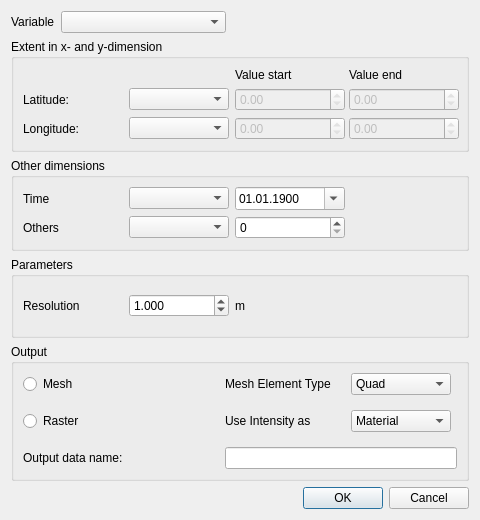
<?xml version="1.0" encoding="UTF-8"?>
<ui version="4.0">
 <class>NetCdfConfigure</class>
 <widget class="QDialog" name="NetCdfConfigure">
  <property name="geometry">
   <rect>
    <x>0</x>
    <y>0</y>
    <width>480</width>
    <height>520</height>
   </rect>
  </property>
  <property name="minimumSize">
   <size>
    <width>480</width>
    <height>520</height>
   </size>
  </property>
  <property name="maximumSize">
   <size>
    <width>480</width>
    <height>520</height>
   </size>
  </property>
  <property name="cursor">
   <cursorShape>SizeAllCursor</cursorShape>
  </property>
  <property name="windowTitle">
   <string>Dialog</string>
  </property>
  <layout class="QGridLayout" name="gridLayout_3">
   <item row="7" column="0" colspan="3">
    <widget class="QDialogButtonBox" name="buttonBox">
     <property name="layoutDirection">
      <enum>Qt::LeftToRight</enum>
     </property>
     <property name="orientation">
      <enum>Qt::Horizontal</enum>
     </property>
     <property name="standardButtons">
      <set>QDialogButtonBox::Cancel|QDialogButtonBox::Ok</set>
     </property>
    </widget>
   </item>
   <item row="0" column="0">
    <widget class="QLabel" name="label">
     <property name="text">
      <string>Variable</string>
     </property>
    </widget>
   </item>
   <item row="0" column="1">
    <widget class="QComboBox" name="comboBoxVariable">
     <property name="minimumSize">
      <size>
       <width>165</width>
       <height>0</height>
      </size>
     </property>
    </widget>
   </item>
   <item row="0" column="2">
    <spacer name="horizontalSpacer_4">
     <property name="orientation">
      <enum>Qt::Horizontal</enum>
     </property>
     <property name="sizeHint" stdset="0">
      <size>
       <width>40</width>
       <height>20</height>
      </size>
     </property>
    </spacer>
   </item>
   <item row="2" column="0" colspan="3">
    <widget class="QGroupBox" name="groupBox">
     <property name="minimumSize">
      <size>
       <width>450</width>
       <height>0</height>
      </size>
     </property>
     <property name="title">
      <string>Other dimensions</string>
     </property>
     <layout class="QGridLayout" name="gridLayout_4">
      <item row="0" column="0">
       <widget class="QLabel" name="label_9">
        <property name="minimumSize">
         <size>
          <width>100</width>
          <height>0</height>
         </size>
        </property>
        <property name="maximumSize">
         <size>
          <width>100</width>
          <height>16777215</height>
         </size>
        </property>
        <property name="text">
         <string>Time</string>
        </property>
       </widget>
      </item>
      <item row="3" column="0">
       <widget class="QLabel" name="label_10">
        <property name="minimumSize">
         <size>
          <width>100</width>
          <height>0</height>
         </size>
        </property>
        <property name="maximumSize">
         <size>
          <width>100</width>
          <height>16777215</height>
         </size>
        </property>
        <property name="text">
         <string>Others</string>
        </property>
       </widget>
      </item>
      <item row="0" column="1">
       <widget class="QComboBox" name="comboBoxDim3">
        <property name="minimumSize">
         <size>
          <width>100</width>
          <height>0</height>
         </size>
        </property>
        <property name="maximumSize">
         <size>
          <width>80</width>
          <height>16777215</height>
         </size>
        </property>
       </widget>
      </item>
      <item row="3" column="1">
       <widget class="QComboBox" name="comboBoxDim4">
        <property name="enabled">
         <bool>true</bool>
        </property>
        <property name="minimumSize">
         <size>
          <width>80</width>
          <height>0</height>
         </size>
        </property>
       </widget>
      </item>
      <item row="3" column="2">
       <widget class="QSpinBox" name="spinBoxDim4">
        <property name="minimumSize">
         <size>
          <width>110</width>
          <height>0</height>
         </size>
        </property>
        <property name="maximumSize">
         <size>
          <width>110</width>
          <height>16777215</height>
         </size>
        </property>
       </widget>
      </item>
      <item row="0" column="2">
       <widget class="QDateTimeEdit" name="dateTimeEditDim3">
        <property name="minimumSize">
         <size>
          <width>110</width>
          <height>0</height>
         </size>
        </property>
        <property name="maximumSize">
         <size>
          <width>110</width>
          <height>16777215</height>
         </size>
        </property>
        <property name="autoFillBackground">
         <bool>false</bool>
        </property>
        <property name="dateTime">
         <datetime>
          <hour>0</hour>
          <minute>0</minute>
          <second>0</second>
          <year>1900</year>
          <month>1</month>
          <day>1</day>
         </datetime>
        </property>
        <property name="date">
         <date>
          <year>1900</year>
          <month>1</month>
          <day>1</day>
         </date>
        </property>
        <property name="maximumDateTime">
         <datetime>
          <hour>23</hour>
          <minute>59</minute>
          <second>59</second>
          <year>2200</year>
          <month>12</month>
          <day>31</day>
         </datetime>
        </property>
        <property name="minimumDateTime">
         <datetime>
          <hour>0</hour>
          <minute>0</minute>
          <second>0</second>
          <year>1900</year>
          <month>1</month>
          <day>1</day>
         </datetime>
        </property>
        <property name="displayFormat">
         <string>dd.MM.yyyy</string>
        </property>
        <property name="calendarPopup">
         <bool>true</bool>
        </property>
       </widget>
      </item>
      <item row="3" column="3">
       <spacer name="horizontalSpacer_8">
        <property name="orientation">
         <enum>Qt::Horizontal</enum>
        </property>
        <property name="sizeHint" stdset="0">
         <size>
          <width>40</width>
          <height>20</height>
         </size>
        </property>
       </spacer>
      </item>
      <item row="0" column="3">
       <spacer name="horizontalSpacer_5">
        <property name="orientation">
         <enum>Qt::Horizontal</enum>
        </property>
        <property name="sizeHint" stdset="0">
         <size>
          <width>40</width>
          <height>20</height>
         </size>
        </property>
       </spacer>
      </item>
     </layout>
    </widget>
   </item>
   <item row="1" column="0" colspan="3">
    <widget class="QGroupBox" name="groupBoxDimensions">
     <property name="minimumSize">
      <size>
       <width>450</width>
       <height>100</height>
      </size>
     </property>
     <property name="title">
      <string>Extent in x- and y-dimension</string>
     </property>
     <layout class="QGridLayout" name="gridLayout">
      <item row="1" column="3">
       <widget class="QDoubleSpinBox" name="doubleSpinBoxDim1End">
        <property name="enabled">
         <bool>false</bool>
        </property>
        <property name="minimumSize">
         <size>
          <width>110</width>
          <height>0</height>
         </size>
        </property>
        <property name="maximumSize">
         <size>
          <width>110</width>
          <height>16777215</height>
         </size>
        </property>
        <property name="wrapping">
         <bool>false</bool>
        </property>
        <property name="frame">
         <bool>true</bool>
        </property>
        <property name="readOnly">
         <bool>true</bool>
        </property>
        <property name="accelerated">
         <bool>false</bool>
        </property>
        <property name="maximum">
         <double>10000000.000000000000000</double>
        </property>
       </widget>
      </item>
      <item row="1" column="2">
       <widget class="QDoubleSpinBox" name="doubleSpinBoxDim1Start">
        <property name="enabled">
         <bool>false</bool>
        </property>
        <property name="minimumSize">
         <size>
          <width>110</width>
          <height>0</height>
         </size>
        </property>
        <property name="maximumSize">
         <size>
          <width>100</width>
          <height>16777215</height>
         </size>
        </property>
        <property name="readOnly">
         <bool>true</bool>
        </property>
        <property name="maximum">
         <double>10000000.000000000000000</double>
        </property>
       </widget>
      </item>
      <item row="2" column="2">
       <widget class="QDoubleSpinBox" name="doubleSpinBoxDim2Start">
        <property name="enabled">
         <bool>false</bool>
        </property>
        <property name="minimumSize">
         <size>
          <width>110</width>
          <height>0</height>
         </size>
        </property>
        <property name="readOnly">
         <bool>true</bool>
        </property>
        <property name="maximum">
         <double>10000000.000000000000000</double>
        </property>
       </widget>
      </item>
      <item row="2" column="3">
       <widget class="QDoubleSpinBox" name="doubleSpinBoxDim2End">
        <property name="enabled">
         <bool>false</bool>
        </property>
        <property name="minimumSize">
         <size>
          <width>110</width>
          <height>0</height>
         </size>
        </property>
        <property name="maximumSize">
         <size>
          <width>110</width>
          <height>16777215</height>
         </size>
        </property>
        <property name="font">
         <font>
          <italic>false</italic>
         </font>
        </property>
        <property name="readOnly">
         <bool>true</bool>
        </property>
        <property name="maximum">
         <double>10000000.000000000000000</double>
        </property>
       </widget>
      </item>
      <item row="0" column="2">
       <widget class="QLabel" name="label_6">
        <property name="text">
         <string>Value start</string>
        </property>
       </widget>
      </item>
      <item row="0" column="3">
       <widget class="QLabel" name="label_7">
        <property name="text">
         <string>Value end</string>
        </property>
       </widget>
      </item>
      <item row="1" column="1">
       <widget class="QComboBox" name="comboBoxDim1">
        <property name="minimumSize">
         <size>
          <width>100</width>
          <height>0</height>
         </size>
        </property>
        <property name="maximumSize">
         <size>
          <width>100</width>
          <height>16777215</height>
         </size>
        </property>
       </widget>
      </item>
      <item row="2" column="1">
       <widget class="QComboBox" name="comboBoxDim2">
        <property name="minimumSize">
         <size>
          <width>80</width>
          <height>0</height>
         </size>
        </property>
       </widget>
      </item>
      <item row="1" column="0">
       <widget class="QLabel" name="label_4">
        <property name="minimumSize">
         <size>
          <width>100</width>
          <height>0</height>
         </size>
        </property>
        <property name="maximumSize">
         <size>
          <width>100</width>
          <height>16777215</height>
         </size>
        </property>
        <property name="text">
         <string>Latitude:</string>
        </property>
       </widget>
      </item>
      <item row="2" column="0">
       <widget class="QLabel" name="label_8">
        <property name="minimumSize">
         <size>
          <width>100</width>
          <height>0</height>
         </size>
        </property>
        <property name="maximumSize">
         <size>
          <width>100</width>
          <height>16777215</height>
         </size>
        </property>
        <property name="text">
         <string>Longitude:</string>
        </property>
       </widget>
      </item>
     </layout>
    </widget>
   </item>
   <item row="4" column="0" colspan="3">
    <widget class="QGroupBox" name="groupBoxMesh">
     <property name="minimumSize">
      <size>
       <width>450</width>
       <height>50</height>
      </size>
     </property>
     <property name="title">
      <string>Output</string>
     </property>
     <layout class="QGridLayout" name="gridLayout_2">
      <property name="verticalSpacing">
       <number>15</number>
      </property>
      <item row="1" column="2">
       <widget class="QLabel" name="label_2">
        <property name="minimumSize">
         <size>
          <width>120</width>
          <height>0</height>
         </size>
        </property>
        <property name="maximumSize">
         <size>
          <width>100</width>
          <height>16777215</height>
         </size>
        </property>
        <property name="text">
         <string>Mesh Element Type</string>
        </property>
       </widget>
      </item>
      <item row="1" column="3">
       <widget class="QComboBox" name="comboBoxMeshElemType">
        <property name="minimumSize">
         <size>
          <width>100</width>
          <height>0</height>
         </size>
        </property>
        <item>
         <property name="text">
          <string>Quad</string>
         </property>
        </item>
        <item>
         <property name="text">
          <string>Triangle</string>
         </property>
        </item>
       </widget>
      </item>
      <item row="2" column="2">
       <widget class="QLabel" name="label_3">
        <property name="minimumSize">
         <size>
          <width>120</width>
          <height>0</height>
         </size>
        </property>
        <property name="maximumSize">
         <size>
          <width>100</width>
          <height>16777215</height>
         </size>
        </property>
        <property name="text">
         <string>Use Intensity as</string>
        </property>
       </widget>
      </item>
      <item row="2" column="3">
       <widget class="QComboBox" name="comboBoxUseIntensity">
        <item>
         <property name="text">
          <string>Material</string>
         </property>
        </item>
        <item>
         <property name="text">
          <string>Elevation</string>
         </property>
        </item>
       </widget>
      </item>
      <item row="1" column="0">
       <widget class="QRadioButton" name="radioMesh">
        <property name="text">
         <string>Mesh</string>
        </property>
       </widget>
      </item>
      <item row="2" column="0">
       <widget class="QRadioButton" name="radioImage">
        <property name="text">
         <string>Raster</string>
        </property>
       </widget>
      </item>
      <item row="1" column="1">
       <spacer name="horizontalSpacer">
        <property name="orientation">
         <enum>Qt::Horizontal</enum>
        </property>
        <property name="sizeType">
         <enum>QSizePolicy::Expanding</enum>
        </property>
        <property name="sizeHint" stdset="0">
         <size>
          <width>50</width>
          <height>20</height>
         </size>
        </property>
       </spacer>
      </item>
      <item row="2" column="1">
       <spacer name="horizontalSpacer_2">
        <property name="orientation">
         <enum>Qt::Horizontal</enum>
        </property>
        <property name="sizeType">
         <enum>QSizePolicy::Expanding</enum>
        </property>
        <property name="sizeHint" stdset="0">
         <size>
          <width>50</width>
          <height>20</height>
         </size>
        </property>
       </spacer>
      </item>
      <item row="3" column="0" colspan="2">
       <widget class="QLabel" name="label_12">
        <property name="minimumSize">
         <size>
          <width>100</width>
          <height>0</height>
         </size>
        </property>
        <property name="text">
         <string>Output data name:</string>
        </property>
       </widget>
      </item>
      <item row="3" column="2" colspan="3">
       <widget class="QLineEdit" name="lineEditName">
        <property name="minimumSize">
         <size>
          <width>0</width>
          <height>0</height>
         </size>
        </property>
        <property name="maximumSize">
         <size>
          <width>16777215</width>
          <height>16777215</height>
         </size>
        </property>
       </widget>
      </item>
     </layout>
    </widget>
   </item>
   <item row="3" column="0" colspan="3">
    <widget class="QGroupBox" name="groupBox_2">
     <property name="minimumSize">
      <size>
       <width>450</width>
       <height>0</height>
      </size>
     </property>
     <property name="title">
      <string>Parameters</string>
     </property>
     <layout class="QGridLayout" name="gridLayout_5">
      <item row="0" column="0">
       <widget class="QLabel" name="label_5">
        <property name="minimumSize">
         <size>
          <width>100</width>
          <height>0</height>
         </size>
        </property>
        <property name="maximumSize">
         <size>
          <width>100</width>
          <height>16777215</height>
         </size>
        </property>
        <property name="text">
         <string>Resolution</string>
        </property>
       </widget>
      </item>
      <item row="0" column="3">
       <spacer name="horizontalSpacer_9">
        <property name="orientation">
         <enum>Qt::Horizontal</enum>
        </property>
        <property name="sizeHint" stdset="0">
         <size>
          <width>40</width>
          <height>20</height>
         </size>
        </property>
       </spacer>
      </item>
      <item row="0" column="1">
       <widget class="QDoubleSpinBox" name="doubleSpinBoxResolution">
        <property name="minimumSize">
         <size>
          <width>100</width>
          <height>0</height>
         </size>
        </property>
        <property name="maximumSize">
         <size>
          <width>100</width>
          <height>16777215</height>
         </size>
        </property>
        <property name="decimals">
         <number>3</number>
        </property>
        <property name="minimum">
         <double>0.000000000000000</double>
        </property>
        <property name="maximum">
         <double>10000.000000000000000</double>
        </property>
        <property name="singleStep">
         <double>1.000000000000000</double>
        </property>
        <property name="value">
         <double>1.000000000000000</double>
        </property>
       </widget>
      </item>
      <item row="0" column="2">
       <widget class="QLabel" name="label_11">
        <property name="text">
         <string>m</string>
        </property>
       </widget>
      </item>
     </layout>
    </widget>
   </item>
  </layout>
 </widget>
 <tabstops>
  <tabstop>comboBoxVariable</tabstop>
  <tabstop>comboBoxDim1</tabstop>
  <tabstop>doubleSpinBoxDim1Start</tabstop>
  <tabstop>doubleSpinBoxDim1End</tabstop>
  <tabstop>comboBoxDim2</tabstop>
  <tabstop>doubleSpinBoxDim2Start</tabstop>
  <tabstop>doubleSpinBoxDim2End</tabstop>
  <tabstop>comboBoxDim3</tabstop>
  <tabstop>dateTimeEditDim3</tabstop>
  <tabstop>comboBoxDim4</tabstop>
  <tabstop>spinBoxDim4</tabstop>
  <tabstop>doubleSpinBoxResolution</tabstop>
  <tabstop>radioMesh</tabstop>
  <tabstop>comboBoxMeshElemType</tabstop>
  <tabstop>radioImage</tabstop>
  <tabstop>comboBoxUseIntensity</tabstop>
  <tabstop>lineEditName</tabstop>
  <tabstop>buttonBox</tabstop>
 </tabstops>
 <resources/>
 <connections>
  <connection>
   <sender>buttonBox</sender>
   <signal>accepted()</signal>
   <receiver>NetCdfConfigure</receiver>
   <slot>accept()</slot>
   <hints>
    <hint type="sourcelabel">
     <x>259</x>
     <y>508</y>
    </hint>
    <hint type="destinationlabel">
     <x>157</x>
     <y>274</y>
    </hint>
   </hints>
  </connection>
  <connection>
   <sender>buttonBox</sender>
   <signal>rejected()</signal>
   <receiver>NetCdfConfigure</receiver>
   <slot>reject()</slot>
   <hints>
    <hint type="sourcelabel">
     <x>327</x>
     <y>508</y>
    </hint>
    <hint type="destinationlabel">
     <x>286</x>
     <y>274</y>
    </hint>
   </hints>
  </connection>
 </connections>
</ui>
